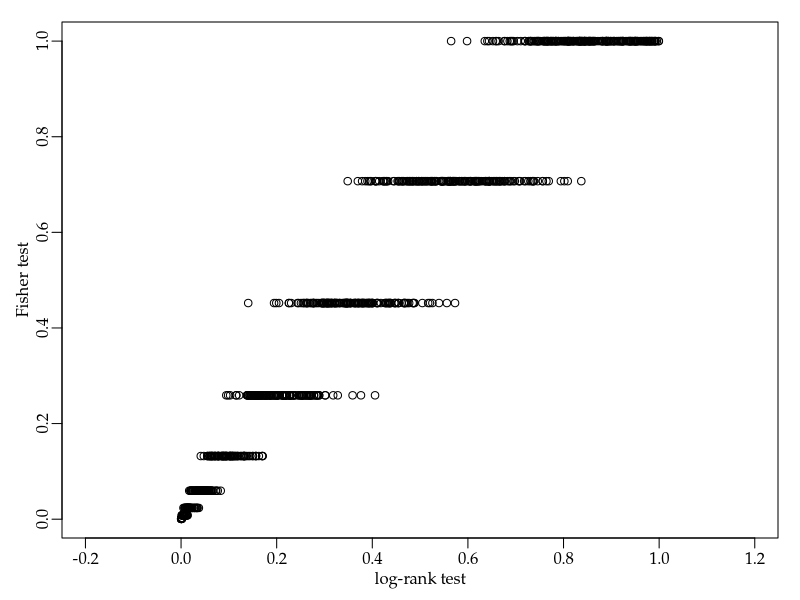

Source code (R):
pkg = "survival"
if (!require(pkg, character.only=TRUE)) {
    install.packages(pkg)
    library(pkg, character.only=TRUE)
}

args = commandArgs()
basename = sub(".R$", "", sub("^--file=(.*/)?", "", args[grep("^--file=", args)]))
if (length(basename) != 0)
    quartz(type="pdf", file=paste0(basename, ".pdf"), width=4, height=4)
par(family="Palatino")
par(mgp=c(1.5,0.5,0)) # title and axis margins. default: c(3,1,0)
par(mar=c(3,3,1,1)+0.1) # bottom, left, top, right margins. default: c(5,4,4,2)+0.1

f = function() {
    x = matrix(59, 59, 2)
    y = matrix(0, 59, 2)
    z = matrix(0:1, 59, 2, byrow=TRUE)
    for (i in 1:47) {
        j = sample(2, 1)
        x[i, j] = i
        y[i, j] = 1
    }
    chi2 = survdiff(Surv(as.vector(x), as.vector(y)) ~ as.vector(z))$chisq
    p1 = pchisq(chi2, 1, lower.tail=FALSE)
    p2 = fisher.test(matrix(c(sum(y[,1]), 59-sum(y[,1]), sum(y[,2]), 59-sum(y[,2])),
                            nrow=2))$p.value
    c(p1, p2)
}
a = replicate(1000, f())
plot(a[1,], a[2,], xlab="log-rank test", ylab="Fisher test", asp=1)

dev.off()
